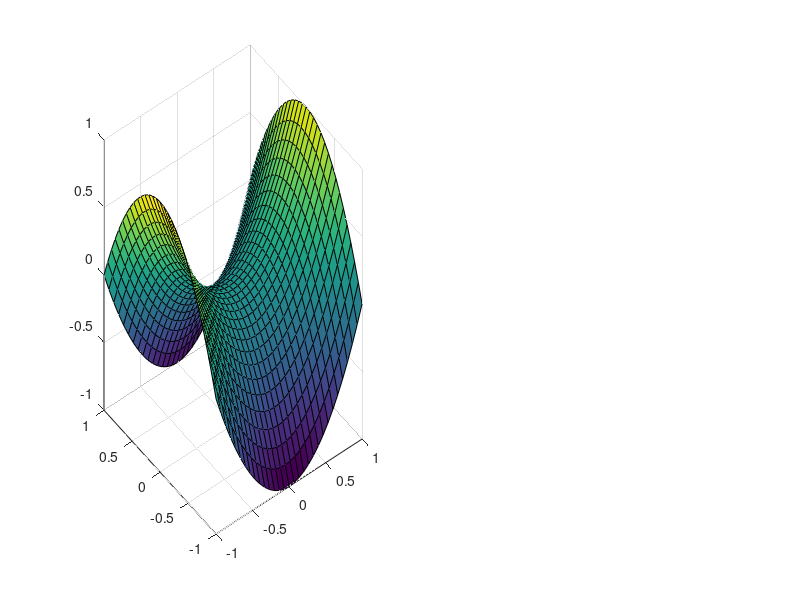

This figure's MATLAB source: (Note: this script raises an error after producing the figure.)


%% This is a matlab program that plots complex functions in 2 ways:
%% One Method - plots the real and imaginary parts of the function as two surfaces above the complex plain.
%% Second Method - plots the ral and imaginary parts of the function as a vector field on the complex plain. 
%% 
%% Press "run" and use the menu to navigate
%% Dont forget to  add a period before each devision, multiplication or power operation
%% Enjoy!


MainMenu = menu(sprintf('Welcome to the Complex Function Plotter \n \n Remember to add a period before each devision, multiplication or power operation'),'Ok I will remember that');

f = figure;
repeat =1;
while repeat == 1
prompt = {'Enter a complex function (after the @(z)):',...
    'What domain do you want for the real numbers?'...
    'What domain do you want for the imaginary numbers?'};
dlg_title = 'Complex Function Plotter';
num_lines = 1;
defaultans = {'@(z) z.^2','[-1 to 1]','[-1 to 1]'};
Answer = inputdlg(prompt,dlg_title,num_lines,defaultans);

Numerator = Answer{1};
Real_Domain1 = Answer{2};
Imaginary_Domain1 = Answer{3};



%% Reading the Domains
for k = 1:2
if k == 1
TF1 = isspace(Real_Domain1);
end
if k == 2
TF1 = isspace(Imaginary_Domain1);
end
p = 1;
find_lower_limit = 1;
find_upper_limit = 0;
for i = 2:length(TF1)-1
    if find_lower_limit == 1
        LowerLimit_string(p) = Real_Domain1(i);
        p = p+1;
    end
    
    if TF1(i) == 1
        if find_lower_limit ==1 
        find_lower_limit = 0;
        
        p = 1;
        continue
        end
    end
    
    if TF1(i) == 1
        if find_lower_limit == 0
            find_upper_limit = 1;
            continue
        end
    end
    
    if find_upper_limit == 1
        
        UpperLimit_string(p) = Real_Domain1(i)
        p = p+1;
    end
end

if k == 1
Real_Domain = [str2num(LowerLimit_string) str2num(UpperLimit_string)];
end

if k == 2
Imaginary_Domain = [str2num(LowerLimit_string) str2num(UpperLimit_string)];
end
end

DomainDivisions(1) = (Real_Domain(2) - Real_Domain(1))/30;
DomainDivisions(2) = (Imaginary_Domain(2) - Imaginary_Domain(1))/30;
Domains = [Real_Domain Imaginary_Domain];


%% Reading Function
% this is for only numerator expression
    f = str2func(Numerator);


%f =@(z) 1./(z);
%Domains = [-1 1 -1 1];
%DomainDivisions = [0.1 0.1];
Plot_QuiverPlot= 0;
Plot_DoubleSurface = 0;
Plot_DoublePlot= 1;


FunctionName1 = func2str(f)
FunctionName = FunctionName1(5:length(FunctionName1));
Re_z1 = diag(Domains(1):DomainDivisions(1):Domains(2));
Im_z1 = diag(Domains(3):DomainDivisions(2):Domains(4));
Re_z = Re_z1*ones(length(Domains(1):DomainDivisions(1):Domains(2)),length(Domains(3):DomainDivisions(2):Domains(4)));
Im_z = ones(length(Domains(1):DomainDivisions(1):Domains(2)),length(Domains(3):DomainDivisions(2):Domains(4)))*Im_z1;
z = Re_z + 1i*Im_z;

RealPart_f = real(f(z));
ImaginaryPart_f = imag(f(z));

RealPart_f = RealPart_f.*(RealPart_f ~= inf);
ImaginaryPart_f = ImaginaryPart_f.*(ImaginaryPart_f ~= inf);

if Plot_DoubleSurface == 1
    figure
    
    s1 = surf(Re_z,Im_z,RealPart_f);
    s1.FaceAlpha = 0.5;
    s1.EdgeColor = 'none';
    colormap(jet);
    hold on
    
    s2 = surf(Re_z,Im_z,ImaginaryPart_f);
    s2.FaceAlpha = 0.5;
    s2.EdgeColor = 'none';
    set(s1,'CData', RealPart_f+1 );
    set(s2,'CData',ImaginaryPart_f -3)
    hold off
    
end

if Plot_QuiverPlot == 1
    figure
    quiver(Re_z,Im_z,RealPart_f,ImaginaryPart_f)
end


if Plot_DoublePlot == 1
    
    
    for t = 1:150
        ax1 = subplot(1,2,1);
        
        
        s1 = surf(ax1,Re_z,Im_z,RealPart_f);
        s1.FaceAlpha = 0.5;
        s1.EdgeColor = 'none';
        s1.FaceColor = 'interp';
        colormap(jet);
        hold on
        
        s2 = surf(ax1,Re_z,Im_z,ImaginaryPart_f);
        s2.FaceAlpha = 0.5;
        s2.EdgeColor = 'none';
        s2.FaceColor = 'interp';
        set(s1,'CData', RealPart_f+1 );
        set(s2,'CData',ImaginaryPart_f -3)
        hold off
        
        xlabel(ax1,'Re(z)')
        ylabel(ax1,'Im(z)')
        str1 = 'Double Surface Representation of: f =  ';
        str2 = FunctionName;
        str3 = strcat(str1,str2);
        title(ax1,{ str3, 'Real Part in Red, Imaginary Part in Blue'})
        
        view(ax1,45+t/3,15+10*sin(t/30))
        
        
        ax2 = subplot(1,2,2);
        quiver(ax2,Re_z,Im_z,RealPart_f,ImaginaryPart_f)
        xlabel(ax2,'Re(z)')
        ylabel(ax2,'Im(z)')
        xlim([Domains(1)-0.1 Domains(2)+0.1]);
        ylim([Domains(3)-0.1 Domains(4)+0.1]);
        str1 = 'Vector Field Representation of: f =  ';
        str2 = FunctionName;
        str3 = strcat(str1,str2);
        title(ax2,{str3, 'Real Part in X direction, Imaginary Part in Y direction'})
        
        
        %   f = getframe(gcf);
        %   f.Units='normalized';
        %   f.OuterPosition=[0 0 1 1];
        %% This Opens it to full Screen
        FullScreen = 1;
        if FullScreen == 1
            fig=gcf;
            fig.Units='normalized';
            fig.OuterPosition=[0 0 1 1];
        end
        f1(t) = getframe(gcf);
    end
end


choice4 = menu(sprintf('Do you want to save this video, as an AVI file? \n \n \n (the video will be named: "Complex Function Video.avi", and will be save in the current folder)'),'Yes','No');


    if choice4 ==1
        v = VideoWriter('Complex Function Video.avi','Uncompressed AVI');
        open(v)
        writeVideo(v,f1)
        close(v)
    end
    if choice4 ==2
        M = 0;
    end


MainMenu = menu('Want to see another one?','Hell yeah!',' no thanks');
                if MainMenu == 0
                    repeat = 0;
                    break
                end
                if MainMenu == 2
                    repeat = 0;
                    break
                end
end